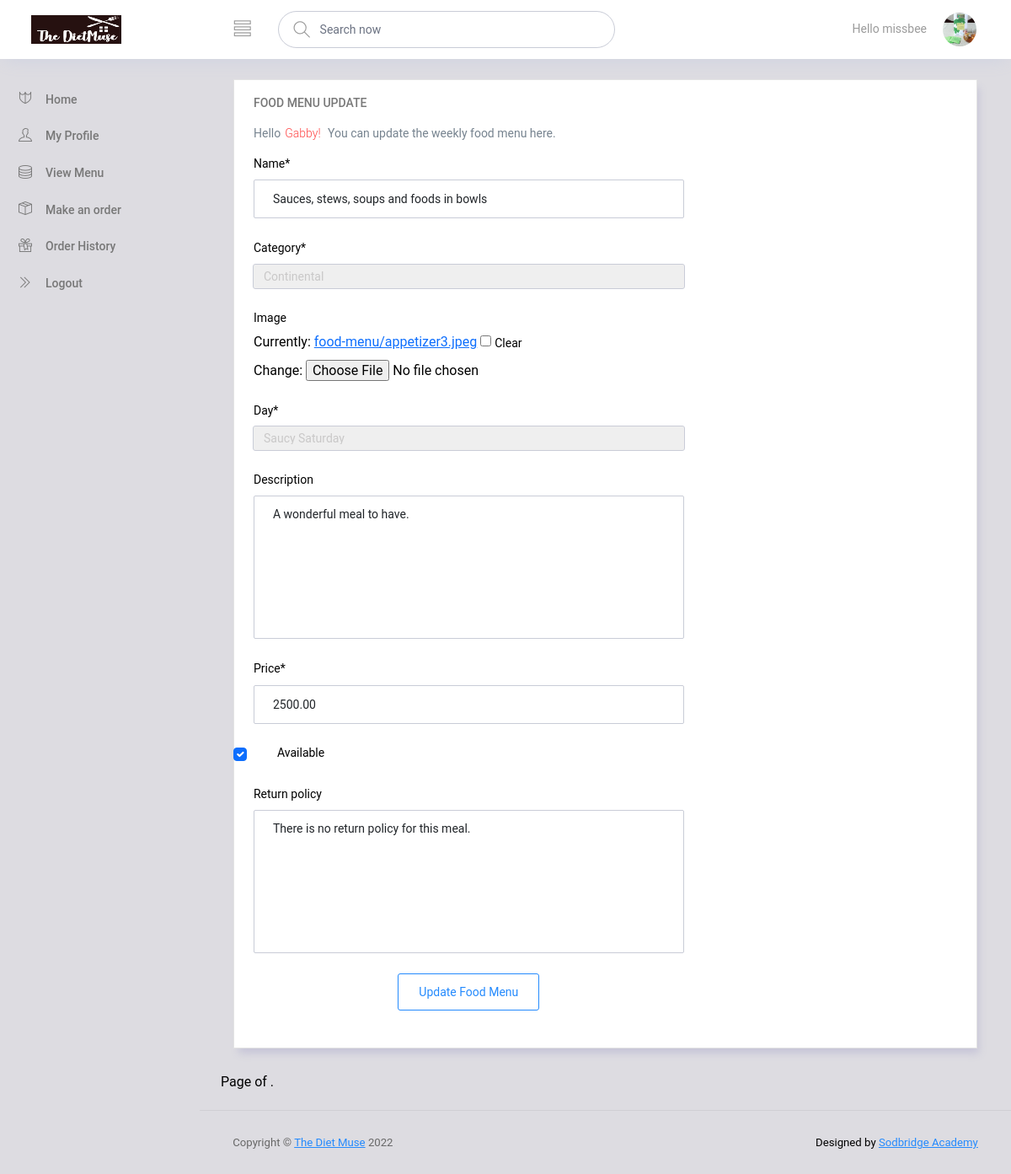
The app's page /food-menu/6/update/ (signed in) with its own data.
### accounts/models.py (models this page shows, shortened)
class Profile(models.Model):
	gender = (
			('Please select', 'Please select'),
			('Male', 'Male'),
			('Female', 'Female')
		)
	category = (
			('Choose category', 'Choose category'),
			('Monthly', 'Monthly'),
			('Quarterly', 'Quarterly'),
			('Annually', 'Annually'),
		)
	user = models.OneToOneField(User, related_name='profile', on_delete=models.CASCADE)
	dob = models.DateField(blank=True, null=True)
	photo = models.ImageField(upload_to='users/', default='media/default.jpeg', blank=True)
	gender = models.CharField(max_length=100, choices=gender, default='Please Select')
	category = models.CharField(max_length=100, choices=category, blank=True, default='Choose category')
	street_address = models.CharField(max_length=200, blank=True)
	city = models.CharField(max_length=100, blank=True, default='Ondo')
	nationality = models.CharField(max_length=100, blank=True, default='Nigerian')
	state = models.CharField(max_length=200, blank=True, default=100)
	phone_no = models.CharField(max_length=100, blank=True)
	subscribed_member = models.BooleanField(default=False)
	date_created = models.DateTimeField(auto_now_add=True)

### app/models.py (models this page shows, shortened)
class Food(models.Model):
    name = models.CharField(max_length=200, db_index=True)
    slug = models.SlugField(max_length=200, db_index=True)
    category = models.ForeignKey(Category, related_name='categories', null=True, on_delete=models.CASCADE)
    image = models.ImageField(upload_to='food-menu/',blank=True)
    day = models.CharField(max_length=20, choices=week_choices, default='Munchy Monday')
    description = models.TextField(blank=True)
    return_policy = models.TextField(blank=True, null=True,)
    price = models.DecimalField(max_digits=10, null=True, decimal_places=2)
    available = models.BooleanField(default=True)
    created = models.DateTimeField(auto_now_add=True)
    updated = models.DateTimeField(auto_now=True)
    class Meta:
        index_together = (('id', 'slug'),)

class Category(models.Model):
    name = models.CharField(max_length=200, db_index=True)
    slug = models.SlugField(max_length=200, unique=True)
    class Meta:
        ordering = ('name',)
        verbose_name = 'category'
        verbose_name_plural = 'categories'
    def __str__(self):
        return self.name

### accounts/views.py (the view, shortened to what this page needs)
# urls.py: path('food-menu/<int:pk>/update/', FoodMenuUpdateView.as_view(template_name='foodmenu_update.html'), name='menu-update'),
class FoodMenuUpdateView(LoginRequiredMixin, UpdateView):
	model = Food
	fields = ['name', 'category', 'image', 'day', 'description', 'price', 'available', 'return_policy']

### accounts/templates/foodmenu_update.html (shortened to what this page needs)
{% extends 'layout.html' %}
{% load static %}
{% load crispy_forms_tags %}
{% block content %}
  <div class="col-12 grid-margin">
    <div class="card">
      <div class="card-body">
        <h4 class="card-title">FOOD MENU UPDATE</h4>
        <form class="form-sample" method="POST">
          <p class="card-description">
            Hello<code>Gabby!</code> You can update the weekly food menu here.
          </p>
          <div class="row">
            <div class="col-md-10">
              <div class="form-group row">
                <div class="col-sm-9">
                  {{ form|crispy }}
                  <div class="text-center"><button class="btn btn-outline-primary" type="submit">Update Food Menu</button></div>
                </div>
              </div>
            </div>
          </div>
        </form>
      </div>
    </div>
  </div>
{% endblock content %}

### accounts/templates/layout.html (shortened to what this page needs)
{% load static %}
{% load crispy_forms_tags %}
<!DOCTYPE html>
<html lang="en">
<head>
  <link rel="stylesheet" href="{% static 'vendors/ti-icons/css/themify-icons.css' %} ">
  <link rel="stylesheet" href="{% static 'vendors/base/vendor.bundle.base.css' %}">
  <link rel="stylesheet" href="{% static 'css/style.css' %}">
</head>
<body>
  <div class="container-scroller">
    <nav class="navbar col-lg-12 col-12 p-0 fixed-top d-flex flex-row">
      <div class="text-center navbar-brand-wrapper d-flex align-items-center justify-content-center">
        <a class="navbar-brand brand-logo me-5" href="{% url 'index' %}"><img style="width: ;"  src="{% static 'images/dietmusenew.png' %}" class="me-2" alt="logos"/></a>
      </div>
      <div class="navbar-menu-wrapper d-flex align-items-center justify-content-end">
        <button class="navbar-toggler navbar-toggler align-self-center" type="button" data-toggle="minimize">
          <span class="ti-view-list"></span>
        </button>
        <ul class="navbar-nav mr-lg-2">
          <li class="nav-item nav-search d-none d-lg-block">
            <div class="input-group">
              <div class="input-group-prepend hover-cursor" id="navbar-search-icon">
                <span class="input-group-text" id="search">
                  <i class="ti-search"></i>
                </span>
              </div>
              <input type="text" class="form-control" id="navbar-search-input" placeholder="Search now" aria-label="search" aria-describedby="search">
            </div>
          </li>
        </ul>
        <ul class="navbar-nav navbar-nav-right">
          <li class="nav-item">Hello {{ request.user.username }}</li>
          <li class="nav-item nav-profile dropdown">
            <a class="nav-link dropdown-toggle" href="#" data-bs-toggle="dropdown" id="profileDropdown">
              <img src="{{ request.user.profile.photo.url }}", alt="profile_picture">
            </a>
          </li>
        </ul>
      </div>
    </nav>
    <div class="container-fluid page-body-wrapper">
      <nav class="sidebar sidebar-offcanvas" id="sidebar">
        <ul class="nav">
          <li class="nav-item">
            <a class="nav-link" href="{% url 'index' %}">
              <i class="ti-shield menu-icon"></i>
              <span class="menu-title">Home</span>
            </a>
          </li>
          <li class="nav-item">
            <a class="nav-link" data-bs-toggle="collapse" href="{% url 'dashboard' %}" aria-expanded="false" aria-controls="auth">
              <i class="ti-user menu-icon"></i>
              <span class="menu-title">My Profile</span>
            </a>
          </li>
          <li class="nav-item">
            <a class="nav-link" href="{% url 'food-menu' %}">
              <i class="ti-server menu-icon"></i>
              <span class="menu-title">View Menu</span>
            </a>
          </li>
          {% if request.user.username == 'gabby' %}
          <li class="nav-item">
            <a class="nav-link" href="{% url 'view-orders' %}">
              <i class="ti-package menu-icon"></i>
              <span class="menu-title">Customer Orders</span>
            </a>
          </li>
            {% else %}
           <li class="nav-item">
            <a class="nav-link" href="{% url 'make-order' %}">
              <i class="ti-package menu-icon"></i>
              <span class="menu-title">Make an order</span>
            </a>
          </li>
          <li class="nav-item">
            <a class="nav-link" href="{% url 'order-history' %}">
              <i class="ti-gift menu-icon"></i>
              <span class="menu-title">Order History</span>
            </a>
          </li>
          {% endif %}
          <li class="nav-item">
            <a class="nav-link" href="{% url 'logout' %}">
              <i class="ti-angle-double-right menu-icon"></i>
              <span class="menu-title">Logout</span>
            </a>
          </li>
        </ul>
      </nav>
      <div class="main-panel">
        <div class="content-wrapper">
          <div class="row">
            {% block content %} {% endblock content %}
            {% include "pagination.html" with page=customer_orders %}
          </div>
        </div>
        <footer class="footer">
          <div class="d-sm-flex justify-content-center justify-content-sm-between">
            <span class="text-muted text-center text-sm-left d-block d-sm-inline-block">Copyright © <a href="#" target="_blank">The Diet Muse</a> 2022</span>
            <span class="float-none float-sm-right d-block mt-1 mt-sm-0 text-center">Designed by <a href="https://sodbridgeacademy.com/" target="_blank"> Sodbridge Academy</a></span>
          </div>
        </footer>
      </div>
    </div>
  </div>
</body>
</html>

### records on screen
Food: name "Sauces, stews, soups and foods in bowls", category "Continental", day "Saucy Saturday", description "A wonderful meal to have.", price "2500.00", available "☑", return_policy "There is no return policy for this meal."

### other values on screen
{{ request.user.username }} "missbee"
